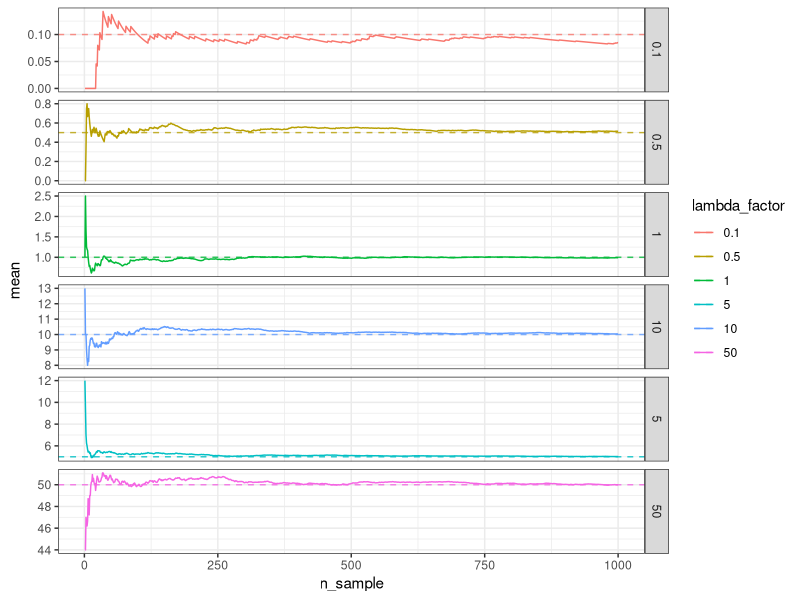
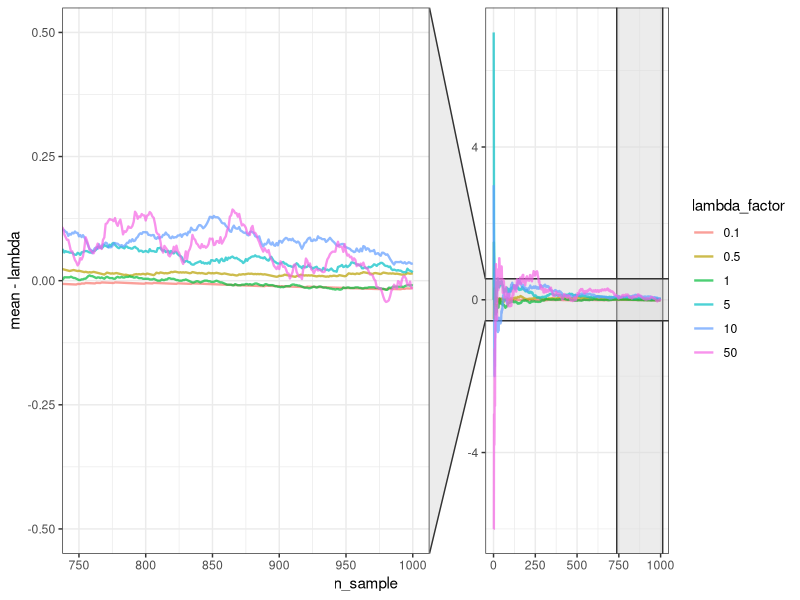

R code for these plots, in order:
## ---- chunk 1
num_entry = 1000
pois_lambda <- matrix(data = rep(x = 0, times = 6*num_entry), nrow = num_entry, ncol = 6)
mean_pois_lambda <- pois_lambda

lambda_const = c(0.1, 0.5, 1.0, 5.0, 10.0, 50.0)
lambda_char = as.character(lambda_const)
for(i in 1:num_entry){
  for(j in 1:6){
    pois_lambda[i,j] <- rpois(n=1, lambda = lambda_const[j])
    mean_pois_lambda[i,j] <- mean(pois_lambda[1:i,j])
  }
}

mean_pois_lambda <- as.data.frame(mean_pois_lambda)
colnames(mean_pois_lambda) <- lambda_char
mean_pois_lambda

## ---- chunk 2
library(ggplot2)
library(dplyr)
library(tidyr)
library(ggforce)
## ---- chunk 3
mean_pois <- within(data = mean_pois_lambda, expr = {
  n_sample <- 1:num_entry
}) |> gather(key = "lambda",
             value = "mean",
             convert = TRUE,
             c(-n_sample)) |>
  mutate(lambda_factor = factor(lambda))

glimpse(mean_pois)

for_hlines <- data.frame(lambda_factor = lambda_char, mean = lambda_const)

ggplot(data = mean_pois, aes(x = n_sample)) +
  geom_line(aes(y = mean, color = lambda_factor)) +
  facet_grid(rows = vars(lambda_factor), scales = 'free_y') +
  geom_hline(aes(color = lambda_factor, yintercept = mean),
             for_hlines, linetype = 2, alpha = 0.8) +
  theme_bw()

ggplot(data = mean_pois, aes(x = n_sample)) +
  geom_line(aes(y = mean - lambda, color = lambda_factor), 
            alpha = 0.7, linewidth = 0.8) +
  facet_zoom(xlim = c(750, 1000),
             ylim = c(-0.5, 0.5)) +
  theme_bw()
